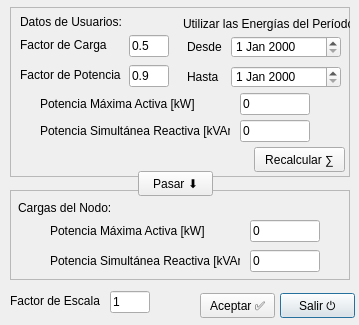
<?xml version="1.0" encoding="UTF-8"?>
<ui version="4.0">
 <class>Dialog</class>
 <widget class="QDialog" name="Dialog">
  <property name="windowModality">
   <enum>Qt::ApplicationModal</enum>
  </property>
  <property name="geometry">
   <rect>
    <x>0</x>
    <y>0</y>
    <width>359</width>
    <height>325</height>
   </rect>
  </property>
  <property name="windowTitle">
   <string>Elegir Período</string>
  </property>
  <property name="autoFillBackground">
   <bool>false</bool>
  </property>
  <property name="modal">
   <bool>true</bool>
  </property>
  <widget class="QPushButton" name="cmdSalir">
   <property name="geometry">
    <rect>
     <x>280</x>
     <y>293</y>
     <width>75</width>
     <height>25</height>
    </rect>
   </property>
   <property name="text">
    <string>Salir ⏻</string>
   </property>
   <property name="shortcut">
    <string>Esc</string>
   </property>
  </widget>
  <widget class="QFrame" name="frame">
   <property name="geometry">
    <rect>
     <x>10</x>
     <y>7</y>
     <width>340</width>
     <height>170</height>
    </rect>
   </property>
   <property name="frameShape">
    <enum>QFrame::StyledPanel</enum>
   </property>
   <property name="frameShadow">
    <enum>QFrame::Raised</enum>
   </property>
   <widget class="QDateEdit" name="datHasta">
    <property name="geometry">
     <rect>
      <x>221</x>
      <y>59</y>
      <width>110</width>
      <height>22</height>
     </rect>
    </property>
   </widget>
   <widget class="QDateEdit" name="datDesde">
    <property name="geometry">
     <rect>
      <x>221</x>
      <y>29</y>
      <width>110</width>
      <height>22</height>
     </rect>
    </property>
   </widget>
   <widget class="QLabel" name="label">
    <property name="geometry">
     <rect>
      <x>177</x>
      <y>32</y>
      <width>49</width>
      <height>16</height>
     </rect>
    </property>
    <property name="text">
     <string>Desde</string>
    </property>
   </widget>
   <widget class="QLabel" name="label_2">
    <property name="geometry">
     <rect>
      <x>177</x>
      <y>62</y>
      <width>49</width>
      <height>16</height>
     </rect>
    </property>
    <property name="text">
     <string>Hasta</string>
    </property>
   </widget>
   <widget class="QLabel" name="label_3">
    <property name="geometry">
     <rect>
      <x>173</x>
      <y>9</y>
      <width>170</width>
      <height>16</height>
     </rect>
    </property>
    <property name="text">
     <string>Utilizar las Energías del Período:</string>
    </property>
   </widget>
   <widget class="QLineEdit" name="txtFc">
    <property name="geometry">
     <rect>
      <x>119</x>
      <y>28</y>
      <width>40</width>
      <height>22</height>
     </rect>
    </property>
    <property name="text">
     <string>0.5</string>
    </property>
   </widget>
   <widget class="QLineEdit" name="txtFp">
    <property name="geometry">
     <rect>
      <x>119</x>
      <y>58</y>
      <width>40</width>
      <height>22</height>
     </rect>
    </property>
    <property name="text">
     <string>0.9</string>
    </property>
   </widget>
   <widget class="QLabel" name="label_6">
    <property name="geometry">
     <rect>
      <x>10</x>
      <y>60</y>
      <width>110</width>
      <height>16</height>
     </rect>
    </property>
    <property name="text">
     <string>Factor de Potencia</string>
    </property>
   </widget>
   <widget class="QLabel" name="label_7">
    <property name="geometry">
     <rect>
      <x>10</x>
      <y>30</y>
      <width>110</width>
      <height>16</height>
     </rect>
    </property>
    <property name="text">
     <string>Factor de Carga</string>
    </property>
   </widget>
   <widget class="QPushButton" name="cmdCalcular">
    <property name="geometry">
     <rect>
      <x>244</x>
      <y>140</y>
      <width>91</width>
      <height>25</height>
     </rect>
    </property>
    <property name="text">
     <string>Recalcular ∑</string>
    </property>
    <property name="shortcut">
     <string>Return</string>
    </property>
   </widget>
   <widget class="QLabel" name="label_9">
    <property name="geometry">
     <rect>
      <x>30</x>
      <y>89</y>
      <width>190</width>
      <height>16</height>
     </rect>
    </property>
    <property name="text">
     <string>Potencia Máxima Activa [kW]</string>
    </property>
   </widget>
   <widget class="QLineEdit" name="txtPcalculo">
    <property name="geometry">
     <rect>
      <x>230</x>
      <y>86</y>
      <width>70</width>
      <height>22</height>
     </rect>
    </property>
    <property name="inputMask">
     <string/>
    </property>
    <property name="text">
     <string>0</string>
    </property>
   </widget>
   <widget class="QLineEdit" name="txtQcalculo">
    <property name="geometry">
     <rect>
      <x>230</x>
      <y>113</y>
      <width>70</width>
      <height>22</height>
     </rect>
    </property>
    <property name="inputMask">
     <string/>
    </property>
    <property name="text">
     <string>0</string>
    </property>
    <property name="cursorPosition">
     <number>1</number>
    </property>
    <property name="readOnly">
     <bool>false</bool>
    </property>
    <property name="placeholderText">
     <string/>
    </property>
    <property name="clearButtonEnabled">
     <bool>false</bool>
    </property>
   </widget>
   <widget class="QLabel" name="label_10">
    <property name="geometry">
     <rect>
      <x>30</x>
      <y>116</y>
      <width>190</width>
      <height>16</height>
     </rect>
    </property>
    <property name="text">
     <string>Potencia Simultánea Reactiva [kVAr]</string>
    </property>
   </widget>
   <widget class="QLabel" name="label_13">
    <property name="geometry">
     <rect>
      <x>10</x>
      <y>7</y>
      <width>130</width>
      <height>16</height>
     </rect>
    </property>
    <property name="text">
     <string>Datos de Usuarios:</string>
    </property>
   </widget>
  </widget>
  <widget class="QFrame" name="frame_2">
   <property name="geometry">
    <rect>
     <x>10</x>
     <y>190</y>
     <width>340</width>
     <height>90</height>
    </rect>
   </property>
   <property name="frameShape">
    <enum>QFrame::StyledPanel</enum>
   </property>
   <property name="frameShadow">
    <enum>QFrame::Raised</enum>
   </property>
   <widget class="QLineEdit" name="txtQ">
    <property name="geometry">
     <rect>
      <x>240</x>
      <y>60</y>
      <width>70</width>
      <height>22</height>
     </rect>
    </property>
    <property name="inputMask">
     <string/>
    </property>
    <property name="text">
     <string>0</string>
    </property>
    <property name="cursorPosition">
     <number>1</number>
    </property>
    <property name="readOnly">
     <bool>false</bool>
    </property>
    <property name="placeholderText">
     <string/>
    </property>
    <property name="clearButtonEnabled">
     <bool>false</bool>
    </property>
   </widget>
   <widget class="QLabel" name="label_12">
    <property name="geometry">
     <rect>
      <x>8</x>
      <y>10</y>
      <width>130</width>
      <height>16</height>
     </rect>
    </property>
    <property name="text">
     <string>Cargas del Nodo:</string>
    </property>
   </widget>
   <widget class="QLabel" name="label_4">
    <property name="geometry">
     <rect>
      <x>40</x>
      <y>33</y>
      <width>190</width>
      <height>16</height>
     </rect>
    </property>
    <property name="text">
     <string>Potencia Máxima Activa [kW]</string>
    </property>
   </widget>
   <widget class="QLineEdit" name="txtP">
    <property name="geometry">
     <rect>
      <x>240</x>
      <y>30</y>
      <width>70</width>
      <height>22</height>
     </rect>
    </property>
    <property name="inputMask">
     <string/>
    </property>
    <property name="text">
     <string>0</string>
    </property>
   </widget>
   <widget class="QLabel" name="label_5">
    <property name="geometry">
     <rect>
      <x>40</x>
      <y>63</y>
      <width>190</width>
      <height>16</height>
     </rect>
    </property>
    <property name="text">
     <string>Potencia Simultánea Reactiva [kVAr]</string>
    </property>
   </widget>
  </widget>
  <widget class="QPushButton" name="cmdAceptar">
   <property name="geometry">
    <rect>
     <x>200</x>
     <y>293</y>
     <width>75</width>
     <height>25</height>
    </rect>
   </property>
   <property name="text">
    <string>Aceptar ✅</string>
   </property>
   <property name="shortcut">
    <string>Return</string>
   </property>
  </widget>
  <widget class="QLineEdit" name="txtFe">
   <property name="geometry">
    <rect>
     <x>110</x>
     <y>291</y>
     <width>40</width>
     <height>22</height>
    </rect>
   </property>
   <property name="text">
    <string>1</string>
   </property>
  </widget>
  <widget class="QLabel" name="label_8">
   <property name="geometry">
    <rect>
     <x>10</x>
     <y>293</y>
     <width>110</width>
     <height>16</height>
    </rect>
   </property>
   <property name="text">
    <string>Factor de Escala</string>
   </property>
  </widget>
  <widget class="QPushButton" name="cmdPasar">
   <property name="geometry">
    <rect>
     <x>138</x>
     <y>171</y>
     <width>75</width>
     <height>25</height>
    </rect>
   </property>
   <property name="text">
    <string>Pasar ⬇️</string>
   </property>
   <property name="shortcut">
    <string>Return</string>
   </property>
  </widget>
 </widget>
 <resources/>
 <connections/>
</ui>
